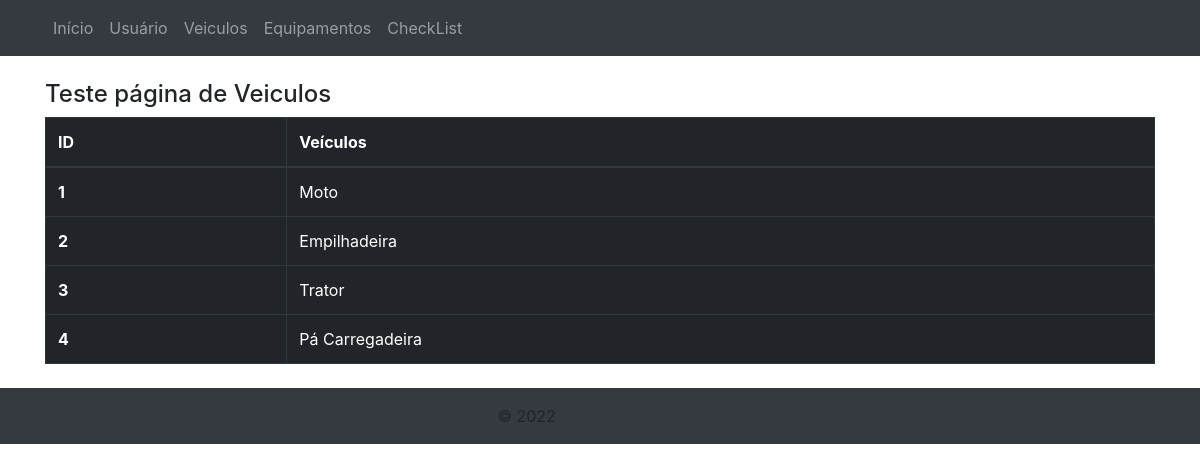
The page /veiculos/ on the database its author committed.
### core/models.py (models this page shows, shortened)
class Veiculos(models.Model):
    id = models.AutoField(primary_key=True)
    descricao_veiculo = models.CharField(verbose_name="Descrição do Veículo", max_length=256, blank=True, null=True)

### core/views.py (the view)
# urls.py: path('veiculos/', views.veiculos, name='veiculos'),
def veiculos(request):
    veiculo = Veiculos.objects.all()
    response = {'veiculos': veiculo}
    return render(request, 'veiculos.html', response)

### Templates/veiculos.html
{% extends "index.html" %}
{% block content %}
<div class="container mt-4 mb-4">
    <div class="">
        <h4>Teste página de Veiculos</h4>
        <table class="table table-bordered table-dark">
            <thead class="thead-dark">
              <tr>
                <th scope="col">ID</th>
                <th scope="col">Veículos</th>
              </tr>
            </thead>
            <tbody>
            {% for veiculo in veiculos %}
              <tr>
                <th scope="row">{{veiculo.id}}</th>
                <td> <a href="" style="color:white" > {{veiculo.descricao_veiculo}} </a></td>
              </tr>
            {% endfor %}
            </tbody>
        </table>
    </div>
</div>
{% endblock %}

### rows shown on the page
Veiculos: id "1", descricao_veiculo "Moto"
Veiculos: id "2", descricao_veiculo "Empilhadeira"
Veiculos: id "3", descricao_veiculo "Trator"
Veiculos: id "4", descricao_veiculo "Pá Carregadeira"
